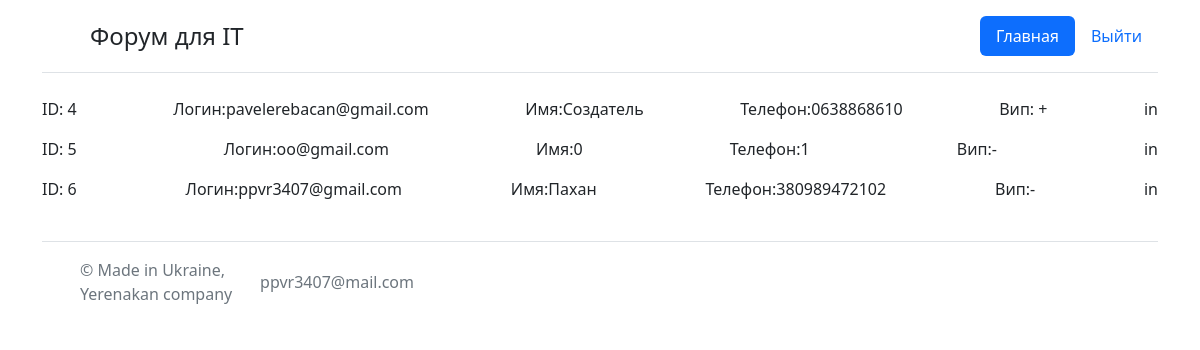
The page /admin on the database its author committed.
### packages/modells.py (models this page shows)
class User(db.Model, UserMixin):
    id = db.Column(db.Integer, primary_key=True)
    login = db.Column(db.String(120), nullable=False, unique=True)
    password = db.Column(db.String, nullable=False)
    user_name = db.Column(db.String(20), nullable=False)
    tel = db.Column(db.String)
    super_vip = db.Column(db.Boolean,default=False)

### packages/routes.py (the view)
@app.route('/admin' , methods = ['POST','GET'])
def admin():
    users = User.query.all()
    return render_template("admin.html", users=users)

### packages/templates/admin.html (shortened to what this page needs)
{% extends "base.html" %}
{% block body %}
<div class="container">
    <header class="d-flex flex-wrap justify-content-center py-3 mb-4 border-bottom">
      <a href="/" class="d-flex align-items-center mb-3 mb-md-0 me-md-auto text-dark text-decoration-none">
        <svg class="bi me-2" width="40" height="32"><use xlink:href="#bootstrap"></use></svg>
        <span class="fs-4">Форум для IT</span>
      </a>
      <ul class="nav nav-pills">
        <li class="nav-item"><a href="/" class="nav-link active" aria-current="page">Главная</a></li>
        <li class="nav-item"><a href="/logaut" class="nav-link">Выйти</a></li>
      </ul>
    </header>
  </div>
{% for user in users %}
<div class="container">
    <div class="my-row">
        <p>ID: {{user.id}}</p>
        <p>Логин:{{user.login}}</p>
        <p>Имя:{{user.user_name}}</p>
        <p>Телефон:{{user.tel}}</p>
        {% if user.super_vip == True %}
        <p>Вип: +</p>
        {% else %}
        <p>Вип:-</p>
        {% endif %}
        in
    </div>
</div>
{% endfor %}
{% endblock %}

### packages/static/css/style.css (style rules this page uses)
.my-row { display: flex; justify-content: space-between; }

### rows shown on the page
User: id "4", login "pavelerebacan@gmail.com", user_name "Создатель", tel "0638868610", super_vip "Вип: +"
User: id "5", login "oo@gmail.com", user_name "0", tel "1", super_vip "Вип:-"
User: id "6", login "ppvr3407@gmail.com", user_name "Пахан", tel "380989472102", super_vip "Вип:-"
